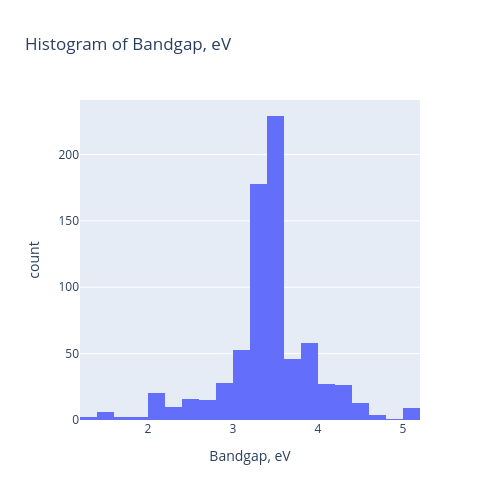
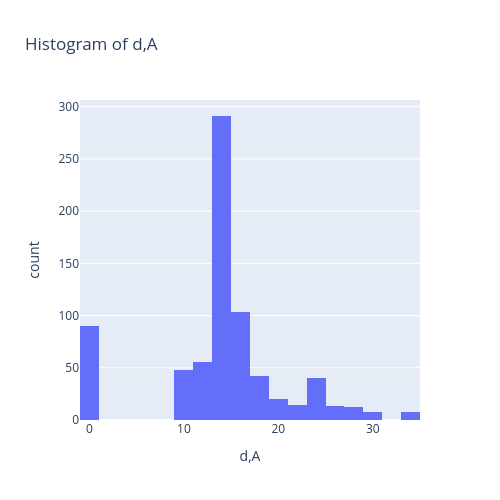
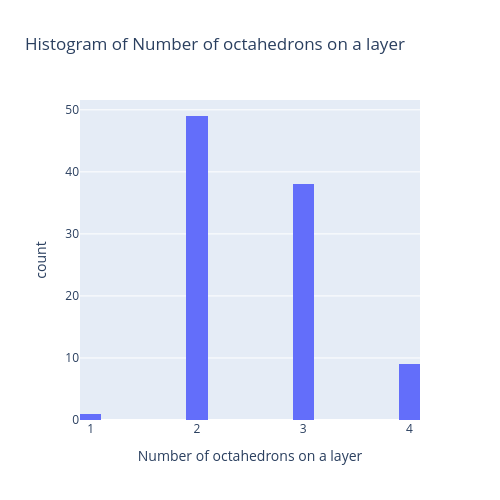
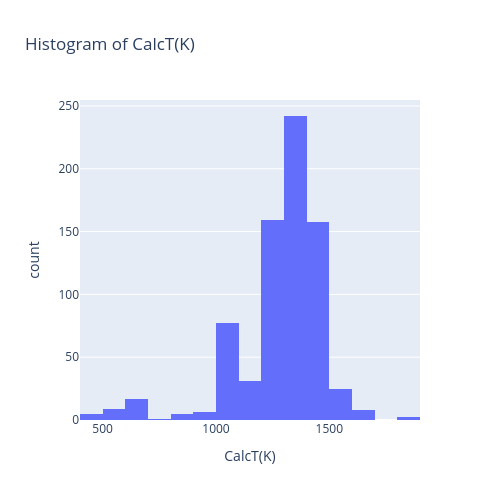

Source (notebook cell) for these figures, in order:
### Code cell
# Replace any character that is NOT a letter, number, or underscore
#df.columns = [re.sub(r'[^\w]', '_', col) for col in df.columns]

# Update your numerical_cols list to match the new names
#numerical_cols = [re.sub(r'[^\w]', '_', col) for col in numerical_cols]

for col in numerical_cols:
    fig = px.histogram(df, x=col, nbins=20, title=f'Histogram of {col}',width=500, height=500)
    fig.show()

    try:
        counts, bin_edges = np.histogram(df[col], bins=20)
        bin_centers = (bin_edges[:-1] + bin_edges[1:]) / 2
        df_hist = pd.DataFrame({
            'Bin_Center': bin_centers,
            'Count': counts
        })
        n = col
        n = re.sub(r'[^\w]', '_', n)
        n = n.replace('/', ' ')
        print(n)
        df_hist.to_excel(f'histograms/histogram_{n}.xlsx', index=False)
    except Exception as e:
        print(f"Error saving histogram for {col}: {e}")

### Figure 1 — Plotly figure (JSON) as saved in the notebook; plotly's stock layout.template omitted (floating-point values rounded to 4 significant figures; data arrays with more than 128 entries replaced by an {"elided": "..."} marker saying what was removed)
{"data": [{"bingroup": "x", "hovertemplate": "Bandgap, eV=%{x}<br>count=%{y}<extra></extra>", "legendgroup": "", "marker": {"color": "#636efa", "pattern": {"shape": ""}}, "name": "", "nbinsx": 20, "orientation": "v", "showlegend": false, "type": "histogram", "x": {"elided": "745 float values"}, "xaxis": "x", "yaxis": "y"}], "layout": {"barmode": "relative", "height": 500, "legend": {"tracegroupgap": 0}, "title": {"text": "Histogram of Bandgap, eV"}, "width": 500, "xaxis": {"anchor": "y", "domain": [0, 1], "title": {"text": "Bandgap, eV"}}, "yaxis": {"anchor": "x", "domain": [0, 1], "title": {"text": "count"}}}}

### Figure 2 — Plotly figure (JSON) as saved in the notebook; plotly's stock layout.template omitted (floating-point values rounded to 4 significant figures; data arrays with more than 128 entries replaced by an {"elided": "..."} marker saying what was removed)
{"data": [{"bingroup": "x", "hovertemplate": "d,A=%{x}<br>count=%{y}<extra></extra>", "legendgroup": "", "marker": {"color": "#636efa", "pattern": {"shape": ""}}, "name": "", "nbinsx": 20, "orientation": "v", "showlegend": false, "type": "histogram", "x": {"elided": "745 float values"}, "xaxis": "x", "yaxis": "y"}], "layout": {"barmode": "relative", "height": 500, "legend": {"tracegroupgap": 0}, "title": {"text": "Histogram of d,A"}, "width": 500, "xaxis": {"anchor": "y", "domain": [0, 1], "title": {"text": "d,A"}}, "yaxis": {"anchor": "x", "domain": [0, 1], "title": {"text": "count"}}}}

### Figure 3 — Plotly figure (JSON) as saved in the notebook; plotly's stock layout.template omitted (floating-point values rounded to 4 significant figures; data arrays with more than 128 entries replaced by an {"elided": "..."} marker saying what was removed)
{"data": [{"bingroup": "x", "hovertemplate": "Number of octahedrons on a layer=%{x}<br>count=%{y}<extra></extra>", "legendgroup": "", "marker": {"color": "#636efa", "pattern": {"shape": ""}}, "name": "", "nbinsx": 20, "orientation": "v", "showlegend": false, "type": "histogram", "x": {"elided": "745 float values"}, "xaxis": "x", "yaxis": "y"}], "layout": {"barmode": "relative", "height": 500, "legend": {"tracegroupgap": 0}, "title": {"text": "Histogram of Number of octahedrons on a layer"}, "width": 500, "xaxis": {"anchor": "y", "domain": [0, 1], "title": {"text": "Number of octahedrons on a layer"}}, "yaxis": {"anchor": "x", "domain": [0, 1], "title": {"text": "count"}}}}

### Figure 4 — Plotly figure (JSON) as saved in the notebook; plotly's stock layout.template omitted (floating-point values rounded to 4 significant figures; data arrays with more than 128 entries replaced by an {"elided": "..."} marker saying what was removed)
{"data": [{"bingroup": "x", "hovertemplate": "CalcT(K)=%{x}<br>count=%{y}<extra></extra>", "legendgroup": "", "marker": {"color": "#636efa", "pattern": {"shape": ""}}, "name": "", "nbinsx": 20, "orientation": "v", "showlegend": false, "type": "histogram", "x": {"elided": "745 float values"}, "xaxis": "x", "yaxis": "y"}], "layout": {"barmode": "relative", "height": 500, "legend": {"tracegroupgap": 0}, "title": {"text": "Histogram of CalcT(K)"}, "width": 500, "xaxis": {"anchor": "y", "domain": [0, 1], "title": {"text": "CalcT(K)"}}, "yaxis": {"anchor": "x", "domain": [0, 1], "title": {"text": "count"}}}}
